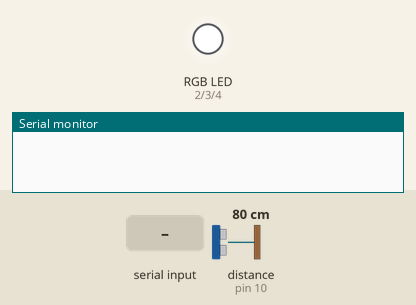
Simulated run of this sketch. Board: Arduino Uno, built with avr-gcc and run on an emulated ATmega328P. Shown: an RGB LED mixed from three pins (HIGH = lit), the last lines printed to the serial monitor. The test bench sets the inputs (shaded band); at power-on: distance to the obstacle (sensor on pin 10) 80 cm. The echo pulse lasts 58.3 µs per cm.

Above: at 1.2 s.
1.3 s: "90,45,200\n" received over Serial
At 1.8 s:
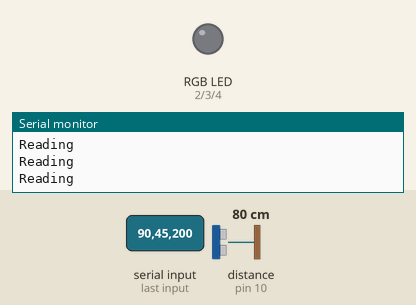
Timing chart, 0 to 4.3 s (numbered marks = the images above; inputs shaded):
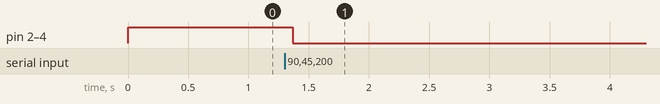

Measured:
- after the input at 1.3 s, pin 2 (RED), pin 3 (GREEN), pin 4 (BLUE): HIGH → LOW after 0.07 s

The sketch:

DistanceSensorAndRGBLED.ino
```cpp
// (licence header left out)
/*
Also includes work for tweaking an RGB LED on pins 2-4, serially controlled at the same time as the hr04
This is the part written by JG


*/

#include <EasyUltrasonic.h>

#define TRIGPIN 9 // Digital pin connected to the trig pin of the ultrasonic sensor
#define ECHOPIN 10 // Digital pin connected to the echo pin of the ultrasonic sensor
#define BLUE 4
#define GREEN 3
#define RED 2 // RGB LED control

EasyUltrasonic ultrasonic; // Create the ultrasonic object

void setup() {
  Serial.begin(9600); // Open the serial port

  ultrasonic.attach(TRIGPIN, ECHOPIN); // Attaches the ultrasonic sensor on the specified pins on the ultrasonic object

  pinMode(RED, OUTPUT);
  pinMode(GREEN, OUTPUT);
  pinMode(BLUE, OUTPUT);
  digitalWrite(RED, HIGH);
  digitalWrite(GREEN, HIGH);
  digitalWrite(BLUE, HIGH); // defining color info to RGB LEDs, making it white on boot
}

// variable defs
int redValue;
int greenValue;
int blueValue;
int inByte;


void loop() {
  // here's the sensor stuff first

  float distanceCM = ultrasonic.getDistanceCM(); // Read the distance in centimeters

  // float distanceIN = ultrasonic.getDistanceIN(); // Uncomment if you want to get the distance in inches

  // Print the distance value in Serial Monitor
  //Serial.print(distanceCM);
  //Serial.println(" cm");


  // and here's the LED stuff.
  // first we get the string from max
  // format is A <red val byte> <green val byte> <blue val byte> 10> (10 is a line feed)
  if (Serial.available() > 0 ) {
    Serial.println("Reading");
    inByte = Serial.read();
    if (inByte == 'A') {
      int redValue = Serial.parseInt();
      int greenValue = Serial.parseInt();
      int blueValue = Serial.parseInt();
      Serial.println("Reading2");
    }
    if (Serial.read() == '\n') {
      // write the LED color!
      analogWrite(RED, redValue);
      analogWrite(GREEN, greenValue);
      analogWrite(BLUE, blueValue);
    }
  }

  // final delay for housekeeping
  delay(10);
}
```
